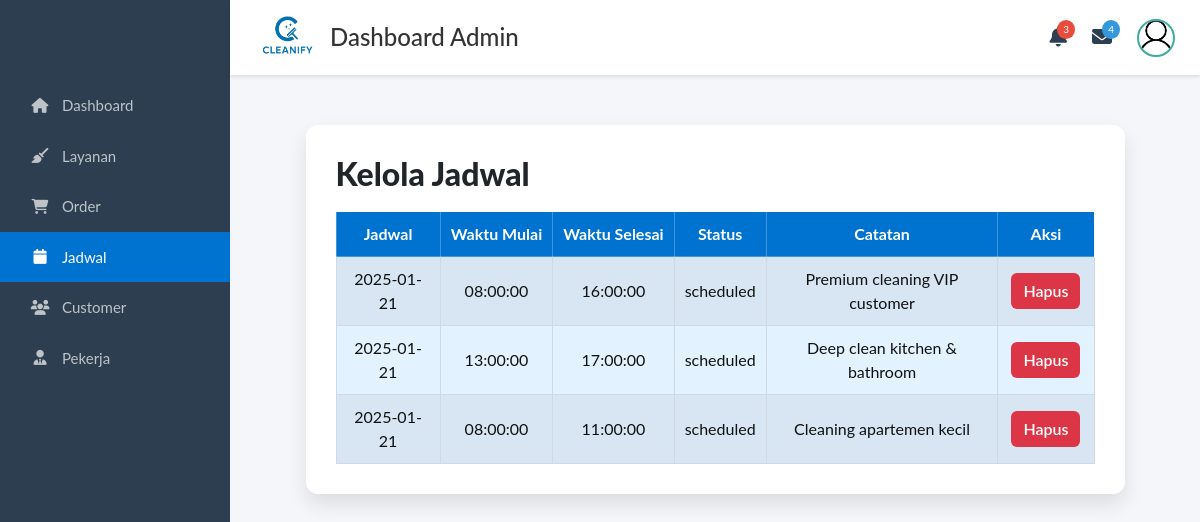
Screenshot of /Frontend/Admin/dashboard.php?page=jadwal (signed in) with the database file from the repository.
### tables this page shows
CREATE TABLE `schedules` (
  `id` bigint(20) UNSIGNED NOT NULL,
  `employee_id` bigint(20) UNSIGNED NOT NULL,
  `order_id` bigint(20) UNSIGNED DEFAULT NULL,
  `schedule_date` date NOT NULL,
  `time_slot_start` time NOT NULL,
  `time_slot_end` time NOT NULL,
  `status` enum('scheduled','in_progress','completed','cancelled') DEFAULT 'scheduled',
  `notes` text DEFAULT NULL,
  `created_at` timestamp NOT NULL DEFAULT current_timestamp(),
  `updated_at` timestamp NOT NULL DEFAULT current_timestamp() ON UPDATE current_timestamp()
);

### Backend/Logic/schedule_logic.php (called while the page is built, shortened)
<?php
function schedules_list(mysqli $conn, int $limit, int $offset): array {
    $sql = "SELECT sch.*, e.name AS employee_name, o.id AS order_code
            FROM schedules sch
            LEFT JOIN employees e ON sch.employee_id = e.id
            LEFT JOIN orders o ON sch.order_id = o.id
            ORDER BY sch.id DESC
            LIMIT ? OFFSET ?";
    $stmt = $conn->prepare($sql);
    $stmt->bind_param("ii", $limit, $offset);
    $stmt->execute();
    $res = $stmt->get_result();
    return $res ? $res->fetch_all(MYSQLI_ASSOC) : [];
}

### Frontend/Admin/jadwal/jadwal.php (the view, shortened to what this page needs)
<?php
require __DIR__ . '/../../../Backend/db.php';
require __DIR__ . '/../../../Backend/Logic/schedule_logic.php';
$limit = 5;
$p = isset($_GET['p']) ? (int)$_GET['p'] : 1;
$p = max(1, $p);
$start = ($p - 1) * $limit;
$schedules = schedules_list($conn, $limit, $start);
?>
<div class="jadwal-page">
  <div class="cleanify-card">
    <h2>Kelola Jadwal</h2>
    <div class="table-wrap">
      <table class="table table-bordered table-striped">
        <thead>
          <tr>
            <th>Jadwal</th>
            <th>Waktu Mulai</th>
            <th>Waktu Selesai</th>
            <th>Status</th>
            <th>Catatan</th>
            <th>Aksi</th>
          </tr>
        </thead>
        <tbody>
          <?php if (!empty($schedules)): ?>
            <?php foreach ($schedules as $row): ?>
              <tr>
                <td><?= htmlspecialchars($row['schedule_date'] ?? ''); ?></td>
                <td><?= htmlspecialchars($row['time_slot_start'] ?? ''); ?></td>
                <td><?= htmlspecialchars($row['time_slot_end'] ?? ''); ?></td>
                <td><?= htmlspecialchars($row['status'] ?? ''); ?></td>
                <td><?= htmlspecialchars($row['notes'] ?? ''); ?></td>
                <td class="td-aksi">
                  <a
                    href="jadwal/delete.php?id=<?= (int)($row['id'] ?? 0); ?>&return=jadwal"
                    onclick="return confirm('Hapus jadwal ini?');"
                    class="btn-danger"
                  >Hapus</a>
                </td>
              </tr>
            <?php endforeach; ?>
          <?php else: ?>
            <tr><td colspan="6" class="text-center">Data jadwal tidak tersedia.</td></tr>
          <?php endif; ?>
        </tbody>
      </table>
    </div>
  </div>
</div>

### Frontend/Admin/dashboard.php (style rules this page uses)
body { background: #f5f6fa; font-family: 'Lato', sans-serif; margin: 0; }

### Frontend/Admin/jadwal/jadwal.php (style rules this page uses)
.jadwal-page .cleanify-card { background: white; padding: 30px; border-radius: 12px; box-shadow: 0 10px 20px rgba(0,0,0,0.1); margin: 20px auto; width: 90%; }
.jadwal-page .cleanify-card h2 { margin: 0 0 18px 0; font-weight: 800; }
.jadwal-page .table-wrap { width: 100%; overflow-x: auto; }
.jadwal-page .table { width: 100%; border-collapse: collapse; box-shadow: 0 4px 10px rgba(0,0,0,0.1); margin: 0; }
.jadwal-page .table thead th { background-color: #0072CF !important; color: #fff !important; padding: 10px !important; font-weight: bold; text-align: center; vertical-align: middle; border: 1px solid rgba(255,255,255,0.25) !important; white-space: nowrap; }
.jadwal-page .table td { padding: 10px !important; background: #e3f2ff !important; border: 1px solid #cfd8e3 !important; color: #111; vertical-align: middle; text-align: center; }
.jadwal-page .td-aksi { white-space: nowrap; text-align: center; }
.jadwal-page .td-aksi a { display: inline-block; margin: 3px; }
.jadwal-page .btn-danger { background: #dc3545 !important; color: #fff !important; border: none !important; border-radius: 6px !important; padding: 6px 12px !important; font-weight: 600; text-decoration: none !important; }

### rows the page displays
schedules: schedule_date "2025-01-21", time_slot_start "08:00:00", time_slot_end "16:00:00", status "scheduled", notes "Premium cleaning VIP customer"
schedules: schedule_date "2025-01-21", time_slot_start "13:00:00", time_slot_end "17:00:00", status "scheduled", notes "Deep clean kitchen & bathroom"
schedules: schedule_date "2025-01-21", time_slot_start "08:00:00", time_slot_end "11:00:00", status "scheduled", notes "Cleaning apartemen kecil"
